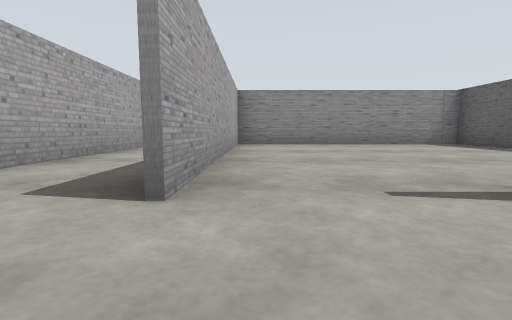
[1] (above)

24 first-person views from a walk through a robot-simulator world made for Gazebo. The camera is 0.72 m above the floor, tilts 6° down and sees 85° across. The floor is counted in squares, 2 m on a side. Each view is taken from the middle of a square. On the plan, view 1 faces up. The plan holds only what a view shows up to about 9 squares ahead; the rest is blank.

[2]
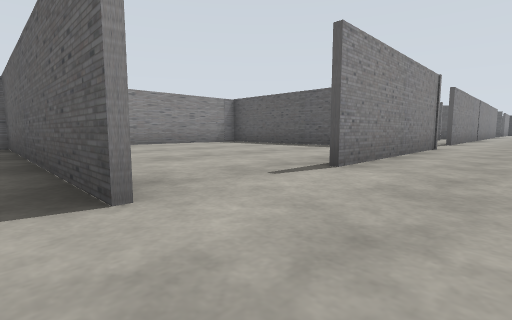

[3]
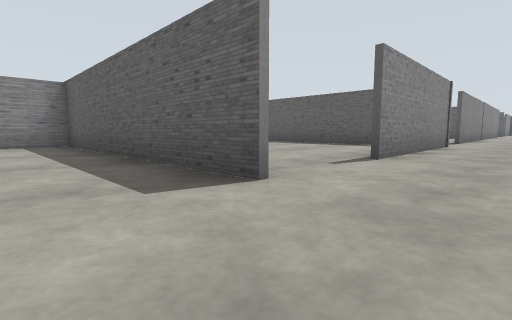

[4]
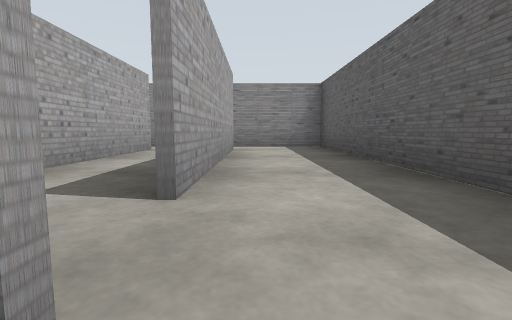

[5]
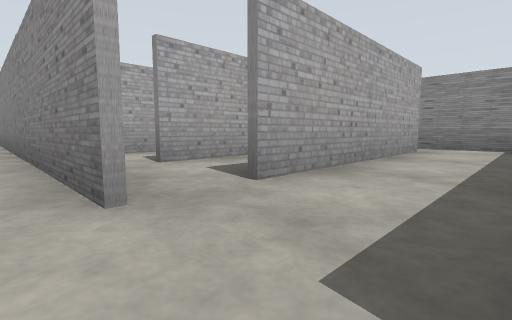

[6]
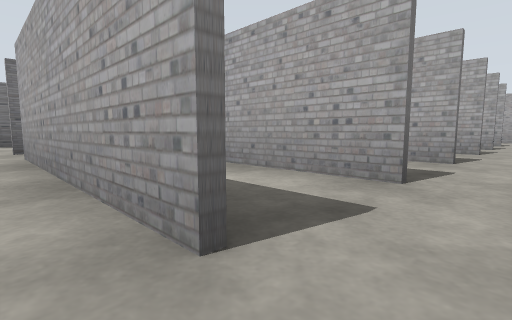

[7]
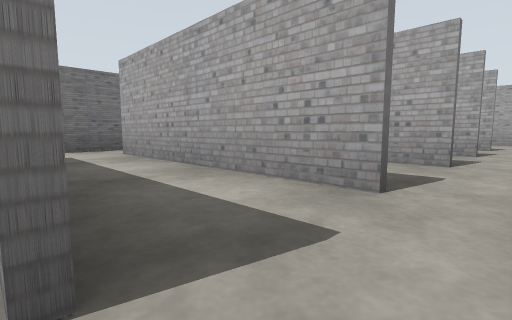

[8]
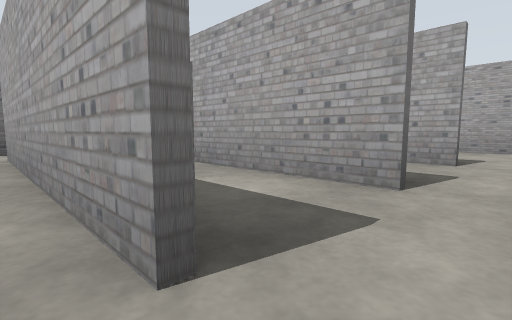

[9]
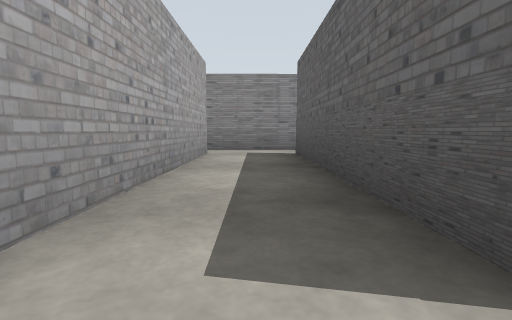

[10]
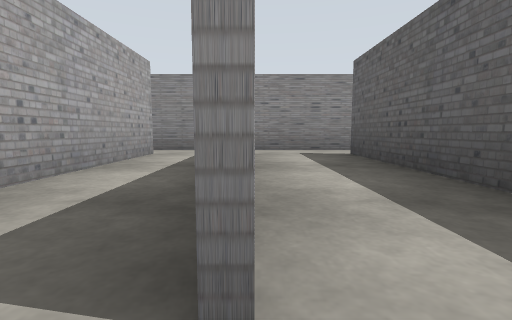

[11]
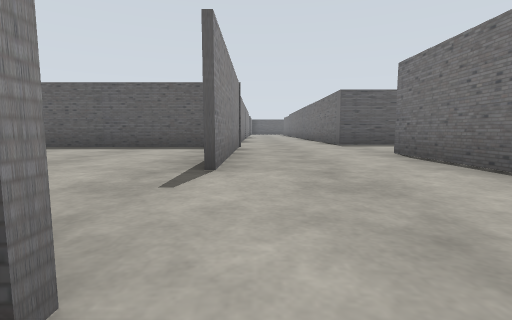

[12]
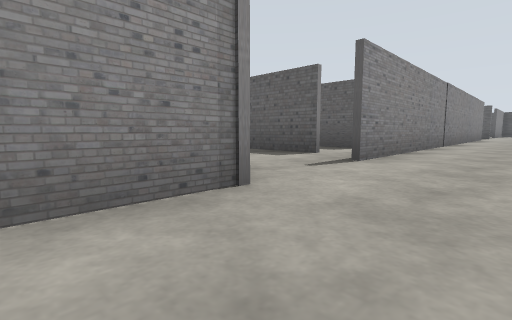

[13]
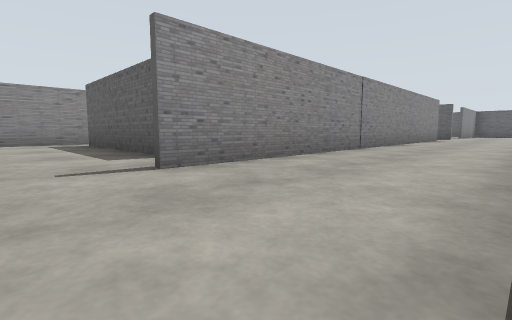

[14]
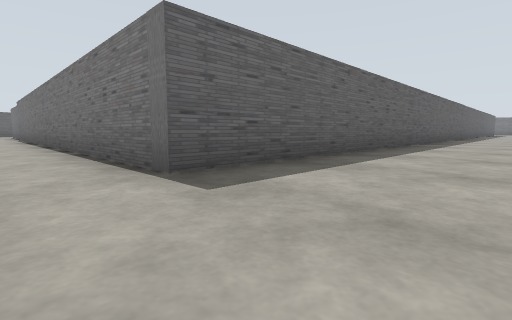

[15]
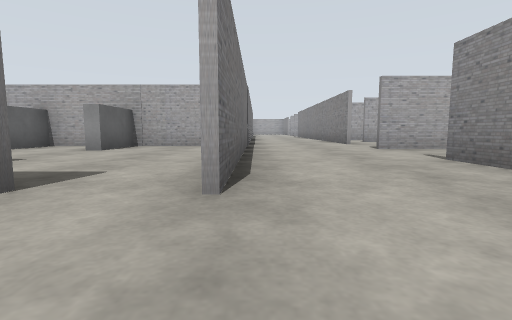

[16]
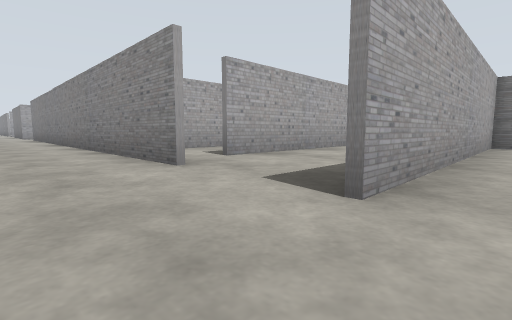

[17]
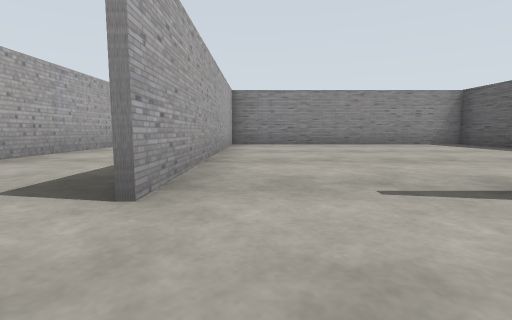

[18]
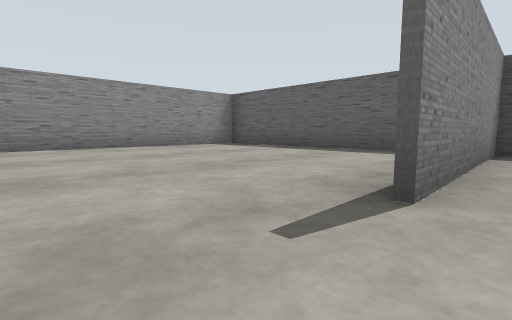

[19]
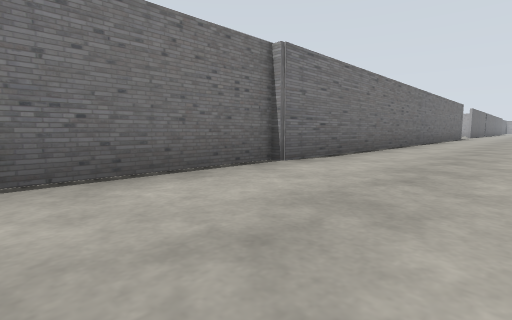

[20]
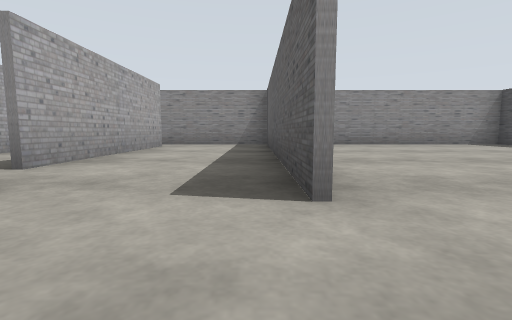

[21]
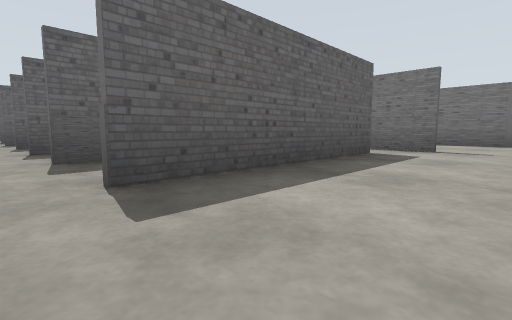

[22]
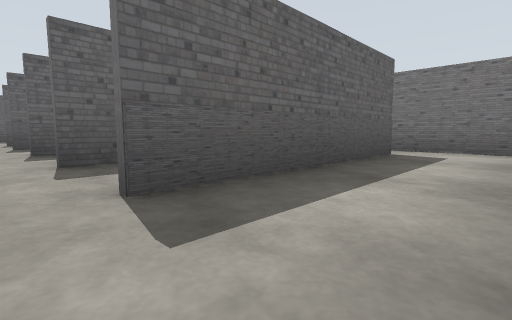

[23]
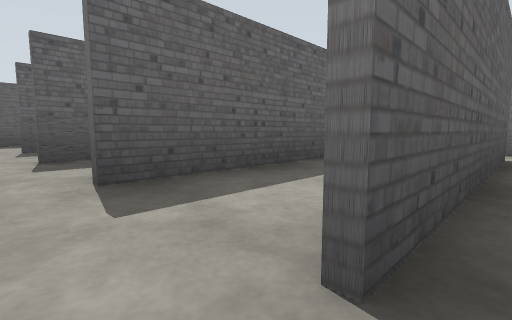

[24]
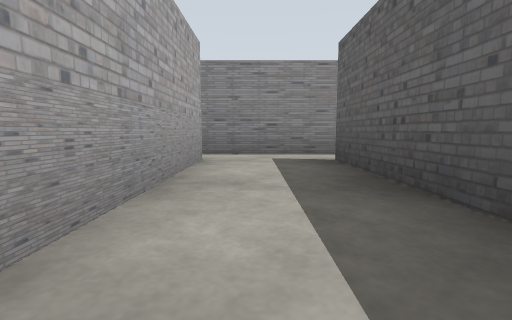

### Floor plan
Key: @ floor where view 1 was taken; # wall or solid block; . floor; B grey box.
Columns run from 13 left of view 1 to 26 right of it. Each row starts with its distance up from view 1.
  8     ##################  ###   ##########
  7 #...........#.....#.............#......#
  6 #.#.#.##.##.#.....#..#.##.#.#.#.#......#
  5     #.##.##.#.....#..#.##.# #.#.#......#
  4     #.##.##.#.....#..#.##.# #.#.#......#
  3     #.##.##.#.....#..#.##.# #.#.#......#
  2      .......#.....#..##########.#.....
  1    ########....####................####
  0          ....@....................
 -1          ..######.............####
 -2          ###........###########
 -3            #....#...#
 -4            #BB.  ...#
 -5            #...  ...#
 -6            #BB   ...#
 -7                  ...#
 -8                  ...#
 -9                  ...#
-10                   ..#
-11                   ..#

Positions as (right, up) in squares from view 1, and headings:
1: (0, 0), facing up
2: (-1, 0), facing up-right
3: (-2, 0), facing up-right
4: (-2, 1), facing up
5: (-1, 1), facing up-left
6: (-2, 7), facing down-left
7: (-4, 7), facing down-left
8: (-7, 7), facing down-left
9: (-8, 2), facing up
10: (-4, 2), facing up
11: (-1, 1), facing right
12: (4, 0), facing up-right
13: (6, -1), facing up-right
14: (4, 0), facing down-right
15: (5, -1), facing left
16: (20, 0), facing up-left
17: (20, 0), facing up
18: (20, 1), facing up-right
19: (20, 1), facing down-left
20: (19, 0), facing up
21: (6, 7), facing down-right
22: (8, 7), facing down-right
23: (11, 7), facing down-right
24: (12, 3), facing up
